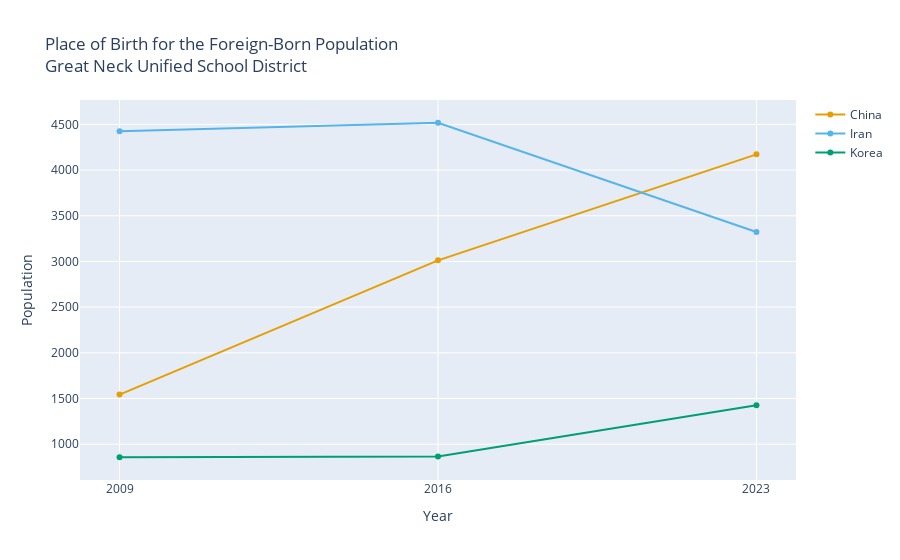

The notebook cell this image was saved under:
### Markdown cell above
We can graph this data using `graph_multiyear`, as before.

### Code cell
from utils import graph_multiyear

graph_multiyear(
    df,
    "Place of Birth for the Foreign-Born Population<br>Great Neck Unified School District",
    "Population",
)

### Figure 1 — Plotly figure (JSON) as saved in the notebook; plotly's stock layout.template omitted (floating-point values rounded to 4 significant figures)
{"data": [{"hovertemplate": "Year: %{x}<br>China: %{y:,}<extra></extra>", "line": {"color": "#E69F00"}, "mode": "lines+markers", "name": "China", "type": "scatter", "x": [2009, 2016, 2023], "y": [1543, 3012, 4172]}, {"hovertemplate": "Year: %{x}<br>Iran: %{y:,}<extra></extra>", "line": {"color": "#56B4E9"}, "mode": "lines+markers", "name": "Iran", "type": "scatter", "x": [2009, 2016, 2023], "y": [4424, 4518, 3323]}, {"hovertemplate": "Year: %{x}<br>Korea: %{y:,}<extra></extra>", "line": {"color": "#009E73"}, "mode": "lines+markers", "name": "Korea", "type": "scatter", "x": [2009, 2016, 2023], "y": [857, 865, 1425]}], "layout": {"title": {"text": "Place of Birth for the Foreign-Born Population<br>Great Neck Unified School District"}, "xaxis": {"tickmode": "array", "ticktext": ["2009", "2016", "2023"], "tickvals": [2009, 2016, 2023], "title": {"text": "Year"}}, "yaxis": {"title": {"text": "Population"}}}}
